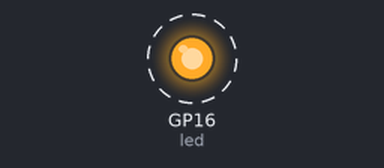
Bench run of a program on a simulated Raspberry Pi Pico running MicroPython. Parts: output pins drawn as LEDs (lit = HIGH). Dashed ring = blinking.

Above: at 0.05 s.
Timing chart, 0 to 3.0 s (numbered marks = the images above):
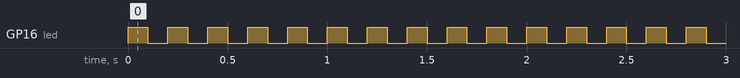

The program:

main.py
```python
from machine import Pin
import time

# LEDピンの設定
LED_PIN = 16
# 点滅間隔（秒）
INTERVAL = 0.1

# LEDの準備
led = Pin(LED_PIN, Pin.OUT)

# 点滅を繰り返す
while True:
    led.on()
    time.sleep(INTERVAL)
    led.off()
    time.sleep(INTERVAL)
```

Measured:
- by itself, GP16 (led): alternates HIGH for 0.10 s and LOW for 0.10 s
